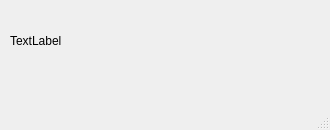
<?xml version="1.0" encoding="UTF-8"?>
<ui version="4.0">
 <class>MainWindow</class>
 <widget class="QMainWindow" name="MainWindow">
  <property name="geometry">
   <rect>
    <x>0</x>
    <y>0</y>
    <width>330</width>
    <height>130</height>
   </rect>
  </property>
  <property name="windowTitle">
   <string>MainWindow</string>
  </property>
  <widget class="QWidget" name="centralwidget">
   <widget class="QLabel" name="label">
    <property name="geometry">
     <rect>
      <x>10</x>
      <y>0</y>
      <width>311</width>
      <height>81</height>
     </rect>
    </property>
    <property name="text">
     <string>TextLabel</string>
    </property>
   </widget>
  </widget>
  <widget class="QMenuBar" name="menubar">
   <property name="geometry">
    <rect>
     <x>0</x>
     <y>0</y>
     <width>330</width>
     <height>21</height>
    </rect>
   </property>
  </widget>
  <widget class="QStatusBar" name="statusbar"/>
 </widget>
 <resources/>
 <connections/>
</ui>
